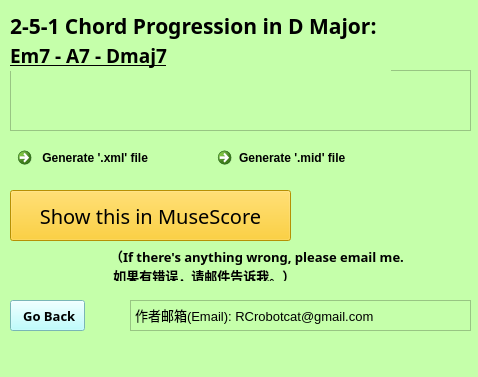
<?xml version="1.0" encoding="UTF-8"?>
<ui version="4.0">
 <class>dMajor</class>
 <widget class="QMainWindow" name="dMajor">
  <property name="geometry">
   <rect>
    <x>0</x>
    <y>0</y>
    <width>478</width>
    <height>377</height>
   </rect>
  </property>
  <property name="windowTitle">
   <string>MainWindow</string>
  </property>
  <property name="styleSheet">
   <string notr="true">background-color: rgb(197, 255, 170)</string>
  </property>
  <widget class="QWidget" name="centralwidget">
   <widget class="QLabel" name="major_keys">
    <property name="geometry">
     <rect>
      <x>10</x>
      <y>10</y>
      <width>381</width>
      <height>31</height>
     </rect>
    </property>
    <property name="font">
     <font>
      <family>Baskerville Old Face</family>
      <pointsize>16</pointsize>
      <italic>false</italic>
      <bold>true</bold>
      <underline>false</underline>
     </font>
    </property>
    <property name="text">
     <string>2-5-1 Chord Progression in D Major: </string>
    </property>
   </widget>
   <widget class="QCommandLinkButton" name="generate_mid">
    <property name="geometry">
     <rect>
      <x>210</x>
      <y>140</y>
      <width>181</width>
      <height>41</height>
     </rect>
    </property>
    <property name="styleSheet">
     <string notr="true">QCommandLinkButton
{
    /*背景颜色*/  
    background-color: rgb(211, 207, 255);   
    color:black;
      
}
QCommandLinkButton:pressed
{
    
    /*按下时字向右移动4像素*/  
    padding-left:4px;
    /*按下时字向下移动4像素*/  
    padding-top:4px;
}</string>
    </property>
    <property name="text">
     <string>Generate '.mid' file</string>
    </property>
   </widget>
   <widget class="QListView" name="listView">
    <property name="geometry">
     <rect>
      <x>10</x>
      <y>70</y>
      <width>461</width>
      <height>61</height>
     </rect>
    </property>
    <property name="styleSheet">
     <string notr="true">border-image: url(:/Dmajor.png);</string>
    </property>
   </widget>
   <widget class="QLabel" name="label">
    <property name="geometry">
     <rect>
      <x>110</x>
      <y>250</y>
      <width>361</width>
      <height>31</height>
     </rect>
    </property>
    <property name="font">
     <font>
      <family>新宋体</family>
      <pointsize>10</pointsize>
      <bold>true</bold>
     </font>
    </property>
    <property name="text">
     <string>（If there's anything wrong, please email me.
 如果有错误，请邮件告诉我。）</string>
    </property>
   </widget>
   <widget class="QLabel" name="major_keys_2">
    <property name="geometry">
     <rect>
      <x>10</x>
      <y>40</y>
      <width>381</width>
      <height>31</height>
     </rect>
    </property>
    <property name="font">
     <font>
      <family>Ink Free</family>
      <pointsize>14</pointsize>
      <italic>false</italic>
      <bold>true</bold>
      <underline>true</underline>
     </font>
    </property>
    <property name="text">
     <string>Em7 - A7 - Dmaj7</string>
    </property>
   </widget>
   <widget class="QPushButton" name="showInMuseScore">
    <property name="geometry">
     <rect>
      <x>10</x>
      <y>190</y>
      <width>281</width>
      <height>51</height>
     </rect>
    </property>
    <property name="font">
     <font>
      <family>Eras Bold ITC</family>
      <pointsize>15</pointsize>
     </font>
    </property>
    <property name="styleSheet">
     <string notr="true">QPushButton
{
    /*背景颜色*/  
    background-color: rgb(255, 201, 6);   
    color:black;
      
}
QPushButton:pressed
{
    
    /*按下时字向右移动4像素*/  
    padding-left:4px;
    /*按下时字向下移动4像素*/  
    padding-top:4px;
}</string>
    </property>
    <property name="text">
     <string>Show this in MuseScore</string>
    </property>
   </widget>
   <widget class="QCommandLinkButton" name="generate_xml">
    <property name="geometry">
     <rect>
      <x>10</x>
      <y>140</y>
      <width>181</width>
      <height>41</height>
     </rect>
    </property>
    <property name="styleSheet">
     <string notr="true">QCommandLinkButton
{
    /*背景颜色*/  
    background-color: rgb(211, 207, 255);   
    color:black;
      
}
QCommandLinkButton:pressed
{
    
    /*按下时字向右移动4像素*/  
    padding-left:4px;
    /*按下时字向下移动4像素*/  
    padding-top:4px;
}</string>
    </property>
    <property name="text">
     <string> Generate '.xml' file</string>
    </property>
   </widget>
   <widget class="QTextBrowser" name="textBrowser">
    <property name="geometry">
     <rect>
      <x>130</x>
      <y>300</y>
      <width>341</width>
      <height>31</height>
     </rect>
    </property>
    <property name="html">
     <string>&lt;!DOCTYPE HTML PUBLIC &quot;-//W3C//DTD HTML 4.0//EN&quot; &quot;http://www.w3.org/TR/REC-html40/strict.dtd&quot;&gt;
&lt;html&gt;&lt;head&gt;&lt;meta name=&quot;qrichtext&quot; content=&quot;1&quot; /&gt;&lt;meta charset=&quot;utf-8&quot; /&gt;&lt;style type=&quot;text/css&quot;&gt;
p, li { white-space: pre-wrap; }
hr { height: 1px; border-width: 0; }
li.unchecked::marker { content: &quot;\2610&quot;; }
li.checked::marker { content: &quot;\2612&quot;; }
&lt;/style&gt;&lt;/head&gt;&lt;body style=&quot; font-family:'Microsoft YaHei UI'; font-size:9pt; font-weight:400; font-style:normal;&quot;&gt;
&lt;p style=&quot; margin-top:0px; margin-bottom:0px; margin-left:0px; margin-right:0px; -qt-block-indent:0; text-indent:0px;&quot;&gt;&lt;span style=&quot; font-size:10pt;&quot;&gt;作者邮箱(Email): RCrobotcat@gmail.com&lt;/span&gt;&lt;/p&gt;&lt;/body&gt;&lt;/html&gt;</string>
    </property>
   </widget>
   <widget class="QPushButton" name="BackButton">
    <property name="geometry">
     <rect>
      <x>10</x>
      <y>300</y>
      <width>75</width>
      <height>31</height>
     </rect>
    </property>
    <property name="font">
     <font>
      <family>Microsoft JhengHei</family>
      <pointsize>10</pointsize>
      <bold>true</bold>
     </font>
    </property>
    <property name="styleSheet">
     <string notr="true">QPushButton
{
    /*背景颜色*/  
    background-color: rgb(170, 255, 255);   
    color:black;
      
}
QPushButton:pressed
{
    
    /*按下时字向右移动4像素*/  
    padding-left:4px;
    /*按下时字向下移动4像素*/  
    padding-top:4px;
}</string>
    </property>
    <property name="text">
     <string> Go Back</string>
    </property>
   </widget>
  </widget>
  <widget class="QMenuBar" name="menubar">
   <property name="geometry">
    <rect>
     <x>0</x>
     <y>0</y>
     <width>478</width>
     <height>22</height>
    </rect>
   </property>
  </widget>
  <widget class="QStatusBar" name="statusbar"/>
 </widget>
 <resources>
  <include location="251pic/Dmaj.qrc"/>
 </resources>
 <connections/>
</ui>
